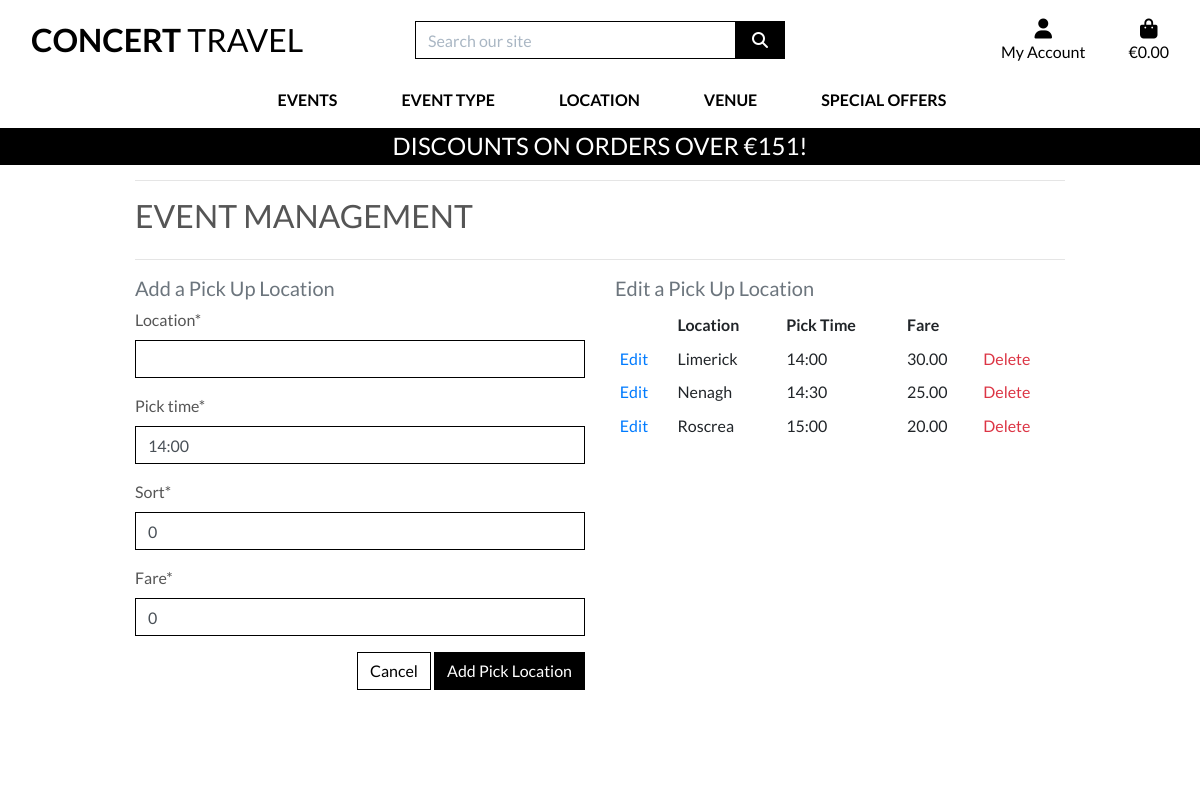
The app's page /events/add_pick/ (signed in) with its own data.
### events/models.py (models this page shows, shortened)
class PickLoc(models.Model):
    location = models.CharField(max_length=254)
    pick_time = models.CharField(max_length=20, default='14:00')
    sort = models.IntegerField(default=0)
    fare = models.DecimalField(max_digits=6, decimal_places=2, default=0)

### events/views.py (the view)
# urls.py: path('add_pick/', views.add_pick, name='add_pick'),
@login_required
def add_pick(request):
    if not request.user.is_superuser:
        messages.error(request, 'Sorry, only store owners can do that.')
        return redirect(reverse('home'))
    if request.method == 'POST':
        form = PickLocsForm(request.POST)
        if form.is_valid():
            pick = form.save()
            messages.success(request, 'Successfully added pick location!')
            return redirect(reverse('events'))
        else:
            messages.error(request, 'Failed to add pick location. Please ensure the form is valid.')
    else:
        form = PickLocsForm()
        picklocs = PickLoc.objects.all()
    template = 'events/add_pick.html'
    context = {
        'form': form,
        'picklocs':picklocs,
    }
    return render(request, template, context)

### events/forms.py
class PickLocsForm(forms.ModelForm):
    class Meta:
        model = PickLoc
        fields = '__all__'
    def __init__(self, *args, **kwargs):
        super().__init__(*args, **kwargs)
        picklocs = PickLoc.objects.all()
        for field_name, field in self.fields.items():
            field.widget.attrs['class'] = 'border-black rounded-0'

### events/templates/events/add_pick.html (shortened to what this page needs)
{% extends "base.html" %}
{% load static %}
{% block page_header %}
    <div class="container header-container">
    </div>
{% endblock %}
{% block content %}
    <div class="overlay"></div>
    <div class="container">
        <div class="row">
            <div class="col">
                <hr>
                <h2 class="logo-font mb-4">Event Management</h2>
                <hr>
            </div>
        </div>
        <div class="row">
            <div class="col-12 col-md-6">
                <h5 class="text-muted">Add a Pick Up Location</h5>
                <form method="POST" action="{% url 'add_pick' %}" class="form mb-2" enctype="multipart/form-data">
                    {% for field in form %}
                        {{ field | as_crispy_field }}
                    {% endfor %}
                    <div class="text-right">
                        <a class="btn btn-outline-black rounded-0" href="{% url 'events' %}">Cancel</a>
                        <button class="btn btn-black rounded-0" type="submit">Add Pick Location</button>
                    </div>
                </form>
            </div>
            <div class="col-12 col-md-6">
                <h5 class="text-muted">Edit a Pick Up Location</h5>
                <table class="table table-sm table-borderless">
                    <thead>
                        <tr>
                            <th></th>
                            <th>Location</th>
                            <th>Pick Time</th>
                            <th>Fare</th>
                        </tr>
                    </thead>
                    {% for p in picklocs %}
                        <tr>
                            <td><a href="{% url 'edit_pick' p.id %} ">Edit </a></td>
                            <td>{{ p.location}}</td>
                            <td>{{ p.pick_time}}</td>
                            <td>{{ p.fare}}</td>
                            <td><a href="{% url 'delete_pick' p.id %} " class="text-danger"> Delete</a></td>
                        </tr>
                    {% endfor%}
                </table>
            </div>
        </div>
    </div>
{% endblock %}

### static/css/base.css (style rules this page uses)
html { height: 100%; }
body { height: calc(100vh - 164px); color: #555; font-family: 'Lato'; ; }
.logo-font { text-transform: uppercase; }
.btn-black { background: black; color: white; }
.btn-outline-black { background: white; color: black !important; border: 1px solid black; }
.border-black { border: 1px solid black !important; }
.overlay { height: 100%; width: 100%; top: 0; left: 0; position: fixed; background: white; z-index: -1; }
@media (min-width: 1200px) { .container { max-width: 80%; } }
@media (min-width: 992px) { .header-container { padding-top: 164px; } }

### records on screen
PickLoc: location "Limerick", pick_time "14:00", fare "30.00"
PickLoc: location "Nenagh", pick_time "14:30", fare "25.00"
PickLoc: location "Roscrea", pick_time "15:00", fare "20.00"

### other values on screen
{{ discount_threshold }} "151"
